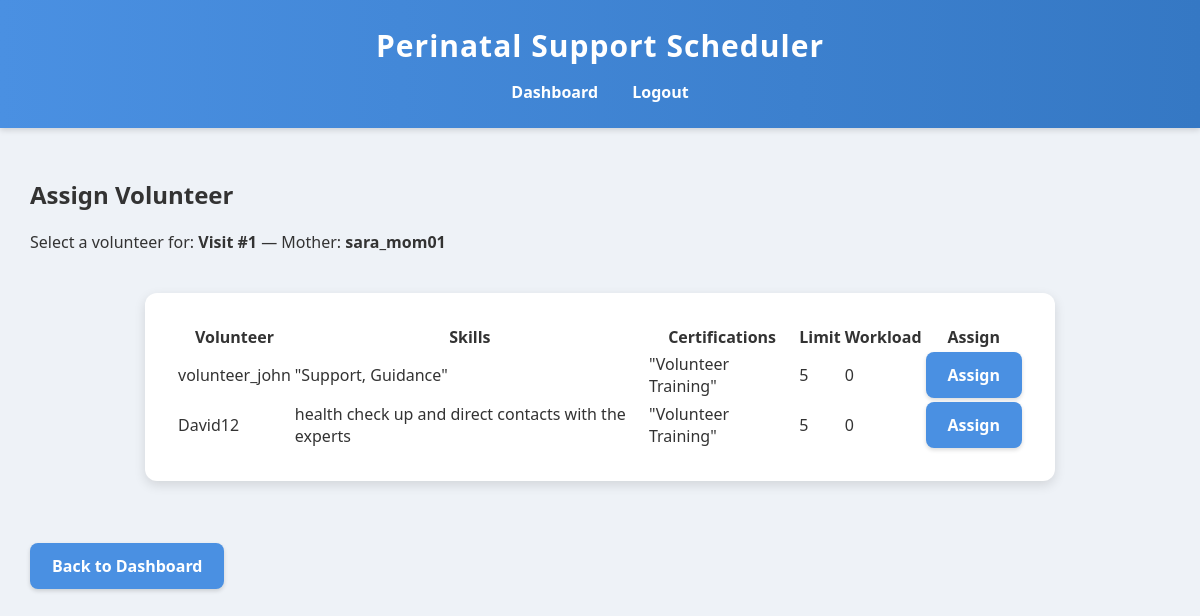
Screenshot of /visits/choose-volunteer/1/ (signed in) with the database file from the repository.
### visits/models.py (models this page shows, shortened)
class Visit(models.Model):
    STATUS_CHOICES = [
        ('Pending', 'Pending'),                     # Mother requested
        ('Awaiting Approval', 'Awaiting Approval'), # System suggested a volunteer
        ('Scheduled', 'Scheduled'),                 # Assigned to a volunteer
        ('Completed', 'Completed'),
        ('Cancelled', 'Cancelled'),
    ]
    PRIORITY_CHOICES = [
        ('Low', 'Low'),
        ('Medium', 'Medium'),
        ('High', 'High'),
    ]
    mother = models.ForeignKey(MotherProfile, on_delete=models.CASCADE)
    volunteer = models.ForeignKey(
        VolunteerProfile,
        on_delete=models.SET_NULL,
        null=True,
        blank=True,
        related_name="assigned_visits"
    )
    suggested_volunteer = models.ForeignKey(
        VolunteerProfile,
        on_delete=models.SET_NULL,
        null=True,
        blank=True,
        related_name="suggested_visits"
    )
    date = models.DateField()
    time = models.TimeField()
    priority = models.CharField(max_length=10, choices=PRIORITY_CHOICES, default='Low')
    status = models.CharField(max_length=20, choices=STATUS_CHOICES, default='Pending')
    notes = models.TextField(blank=True)

### accounts/models.py (models this page shows, shortened)
class MotherProfile(models.Model):
    user = models.OneToOneField(CustomUser, on_delete=models.CASCADE)
    due_date = models.DateField(null=True, blank=True)
    risk_level = models.CharField(
        max_length=10,
        choices=[('Low', 'Low'), ('Medium', 'Medium'), ('High', 'High')],
        default='Low'
    )
    location = models.CharField(max_length=255, blank=True)

class CustomUser(AbstractUser):
    ROLE_CHOICES = [
        ('mother', 'Mother'),
        ('volunteer', 'Volunteer'),
        ('admin', 'Admin'),
    ]
    role = models.CharField(max_length=20, choices=ROLE_CHOICES)

class VolunteerProfile(models.Model):
    user = models.OneToOneField(CustomUser, on_delete=models.CASCADE)
    skills = models.CharField(max_length=255, blank=True)
    certifications = models.CharField(max_length=255, blank=True)
    service_limit = models.IntegerField(default=5)
    location = models.CharField(max_length=255, blank=True)

### visits/views.py (the view)
@login_required
def choose_volunteer(request, visit_id):
    if not request.user.role == "admin":
        messages.error(request, "Permission denied.")
        return redirect('dashboard')
    visit = get_object_or_404(Visit, id=visit_id)
    volunteers = VolunteerProfile.objects.all()
    for v in volunteers:
        v.current_workload = Visit.objects.filter(
            volunteer=v,
            status__in=["Pending", "Scheduled"]
        ).count()
    return render(request, 'visits/choose_volunteer.html', {
        'visit': visit,
        'volunteers': volunteers
    })

### templates/visits/choose_volunteer.html
{% extends 'base.html' %}
{% block content %}
<h2>Assign Volunteer</h2>
<p>
    Select a volunteer for:
    <strong>Visit #{{ visit.id }}</strong>
    — Mother: <strong>{{ visit.mother.user.username }}</strong>
</p>
<div class="container">
<table class="table">
    <thead>
        <tr>
            <th>Volunteer</th>
            <th>Skills</th>
            <th>Certifications</th>
            <th>Limit</th>
            <th>Workload</th>
            <th>Assign</th>
        </tr>
    </thead>
    <tbody>
        {% for volunteer in volunteers %}
        <tr>
            <td>{{ volunteer.user.username }}</td>
            <td>{{ volunteer.skills|default:"-" }}</td>
            <td>{{ volunteer.certifications|default:"-" }}</td>
            <td>{{ volunteer.service_limit }}</td>
            <td>{{ volunteer.current_workload }}</td>
            <td>
                <a class="btn" href="{% url 'assign_volunteer' visit.id volunteer.id %}">
                    Assign
                </a>
            </td>
        </tr>
        {% empty %}
        <tr>
            <td colspan="6" style="text-align:center; color:red;">
                No volunteers available.
            </td>
        </tr>
        {% endfor %}
    </tbody>
</table>
</div>
<br>
<a href="{% url 'dashboard' %}" class="btn">Back to Dashboard</a>
{% endblock %}

### static/css/styles.css (style rules this page uses)
body { font-family: 'Segoe UI', Tahoma, Geneva, Verdana, sans-serif; background-color: #eef2f7; margin: 0; padding: 0; color: #333; }
.container, ul, form { animation: fadeIn 0.35s ease-in-out; }
.container { background: white; padding: 30px 30px; max-width: 850px; margin: 40px auto; border-radius: 12px; box-shadow: 0px 4px 12px rgba(0,0,0,0.12); }
.btn, form button { padding: 12px 22px; background: #4a90e2; color: white; text-decoration: none; border-radius: 8px; font-weight: 600; display: inline-block; border: none; cursor: pointer; transition: 0.25s ease; box-shadow: 0px 2px 4px rgba(0,0,0,0.15); }

### rows the page displays
Visit: id "1", mother.user.username "sara_mom01"
VolunteerProfile: user.username "volunteer_john", skills "\"Support, Guidance\"", certifications "\"Volunteer Training\"", service_limit "5", current_workload "0"
VolunteerProfile: user.username "David12", skills "health check up and direct contacts with the experts", certifications "\"Volunteer Training\"", service_limit "5", current_workload "0"
